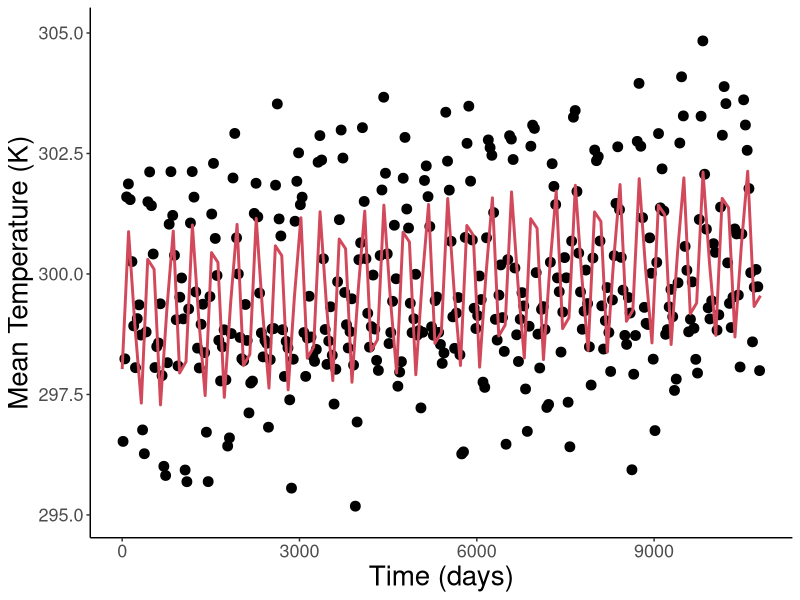
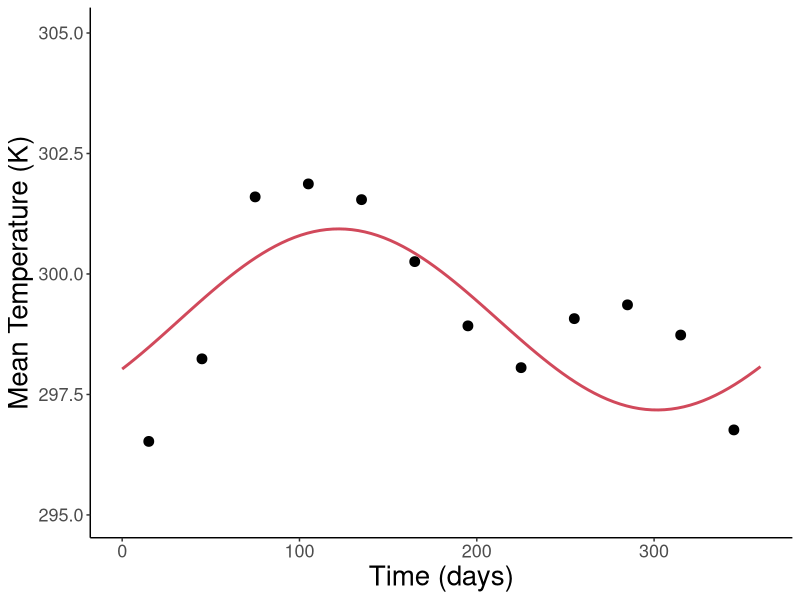
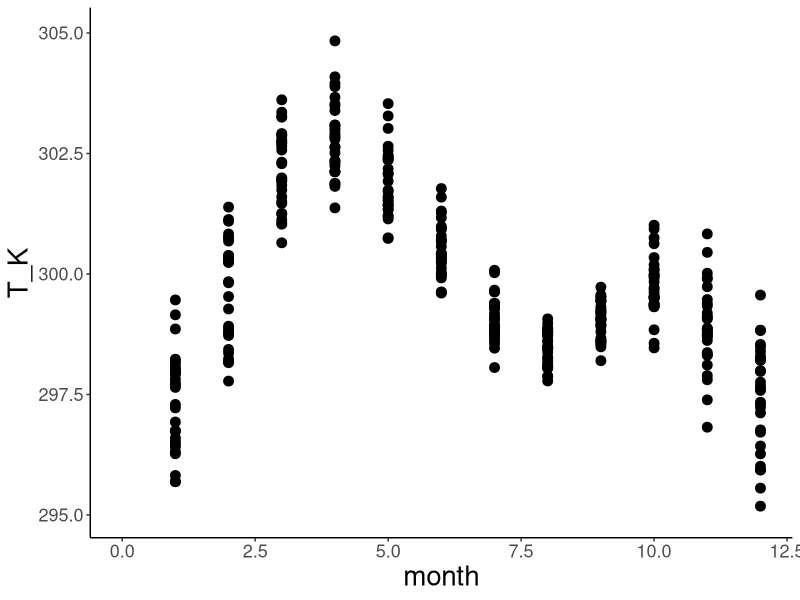
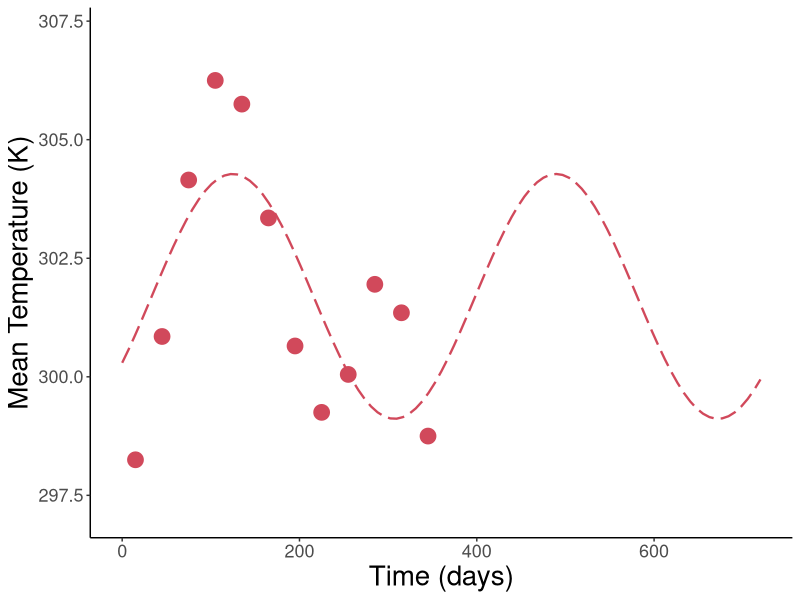

The R script that drew these images, in order:
#############################################################################
#### This R script fits sinusoidal functions to habitat temperature data ####
#############################################################################


# Load packages and set working directory
library(tidyr)
library(ggplot2)
library(dplyr)
library(tidyverse)
setwd(dirname(rstudioapi::getActiveDocumentContext()$path))


#### Fit temperature functions to data from Climate Wizard using Fourier analysis ####
# Select a location by removing # in front of name and placing # in front of other locations
data <- as.data.frame(read_csv("Nigeria climate data.csv"))

# Fit sinusoidal function to habitat temperature data
fit <- nls(T_K ~ (meanT + dMean * days) + (amplT + dAmpl * days) * sin(2*pi*(days + shiftT)/360), data = data,
           start = list(meanT = 300, dMean = 0.1, amplT = 5, dAmpl = 0.1, shiftT = 30))
summary(fit)

# Plot model data
xmin <- 0
xmax <- 360*(1991-1961)
ggplot(data, aes(x=days, y=T_K)) + 
  geom_point(size=3, color="black") +
  geom_function(fun = function(t){(coef(fit)[1] + coef(fit)[2] * t) + (coef(fit)[3] + coef(fit)[4] * t) * sin(2*pi*(t + coef(fit)[5])/360)},
                size=1, color="#d1495b") +
  labs(x="Time (days)", y="Mean Temperature (K)") +
  scale_x_continuous(limits=c(xmin, xmax)) +
  scale_y_continuous(limits=c(coef(fit)[1] - coef(fit)[2] - 4, coef(fit)[1] + coef(fit)[2] + 6)) +
  theme(panel.grid.major = element_blank(), panel.grid.minor = element_blank(),
        panel.background = element_rect(fill="transparent"), plot.background = element_rect(fill="transparent"),
        axis.line = element_line(colour = "black"), legend.position = "none", 
        axis.text = element_text(size=13), axis.title = element_text(size=20))

# for 1 year
ggplot(data, aes(x=days, y=T_K)) + 
  geom_point(size=3, color="black") +
  geom_function(fun = function(t){(coef(fit)[1] + coef(fit)[2] * t) + (coef(fit)[3] + coef(fit)[4] * t) * sin(2*pi*(t + coef(fit)[5])/360)},
                size=1, color="#d1495b") +
  labs(x="Time (days)", y="Mean Temperature (K)") +
  scale_x_continuous(limits=c(0, 360)) +
  scale_y_continuous(limits=c(coef(fit)[1] - coef(fit)[2] - 4, coef(fit)[1] + coef(fit)[2] + 6)) +
  theme(panel.grid.major = element_blank(), panel.grid.minor = element_blank(),
        panel.background = element_rect(fill="transparent"), plot.background = element_rect(fill="transparent"),
        axis.line = element_line(colour = "black"), legend.position = "none", 
        axis.text = element_text(size=13), axis.title = element_text(size=20))

# pooled across years
ggplot(data, aes(x=month, y=T_K)) + 
  geom_point(size=3, color="black") +
  scale_x_continuous(limits=c(0, 12)) +
  scale_y_continuous(limits=c(coef(fit)[1] - coef(fit)[2] - 4, coef(fit)[1] + coef(fit)[2] + 6)) +
  theme(panel.grid.major = element_blank(), panel.grid.minor = element_blank(),
        panel.background = element_rect(fill="transparent"), plot.background = element_rect(fill="transparent"),
        axis.line = element_line(colour = "black"), legend.position = "none", 
        axis.text = element_text(size=13), axis.title = element_text(size=20))


########## Fit temperature functions to data from Habitat temperatures.csv ##########
# Read data
temp.data <- as.data.frame(read_csv("Habitat temperatures.csv"))

# Select an insect by removing # in front of name and placing # in front of other species
#sp.data <- subset(temp.data, Species == "Clavigralla shadabi")
#sp.data <- subset(temp.data, Species == "Clavigralla tomentosicollis Benin")
#sp.data <- subset(temp.data, Species == "Clavigralla tomentosicollis Nigeria A")
#sp.data <- subset(temp.data, Species == "Clavigralla tomentosicollis Nigeria B")
#sp.data <- subset(temp.data, Species == "Clavigralla tomentosicollis Nigeria C")
sp.data <- subset(temp.data, Species == "Clavigralla tomentosicollis Burkina Faso")

# Remove columns that do not contain temperature data
sp.data <- sp.data[-1:-7]
rownames(sp.data) <- c("T_K")

# Make data table with time and mean monthly temperature
data <- matrix(nrow = length(sp.data), ncol = 1)
for(i in 1:length(data)) {data[i] <- 30*(i-1)+15} # mid-point of month
colnames(data) <- c("day")
data <- cbind(data, t(sp.data)) # mean monthly temperature data

# Remove blank cells
data <- data[rowSums(is.na(data)) == 0,]
data <- as.data.frame(data)

# Fit sinusoidal function to habitat temperature data
fit <- nls(T_K ~ meanT + amplT*sin(2*pi*(day + shiftT)/365), data = data,
           start = list(meanT = 293, amplT = 2, shiftT = 30))
summary(fit)

# Plot model data
ggplot(data, aes(x=day, y=T_K)) + 
  geom_point(size=5, color="#d1495b") +
  geom_function(fun = function(t) coef(fit)[1] + coef(fit)[2]*sin(2*pi*(t + coef(fit)[3])/365),
                size=0.8, linetype="longdash", color="#d1495b") +
  labs(x="Time (days)", y="Mean Temperature (K)") +
  scale_x_continuous(limits=c(0, 720)) +
  scale_y_continuous(limits=c(coef(fit)[1] - coef(fit)[2] - 2, coef(fit)[1] + coef(fit)[2] + 3)) +
  theme(panel.grid.major = element_blank(), panel.grid.minor = element_blank(),
        panel.background = element_rect(fill="transparent"), plot.background = element_rect(fill="transparent"),
        axis.line = element_line(colour = "black"), legend.position = "none", 
        axis.text = element_text(size=13), axis.title = element_text(size=20))
